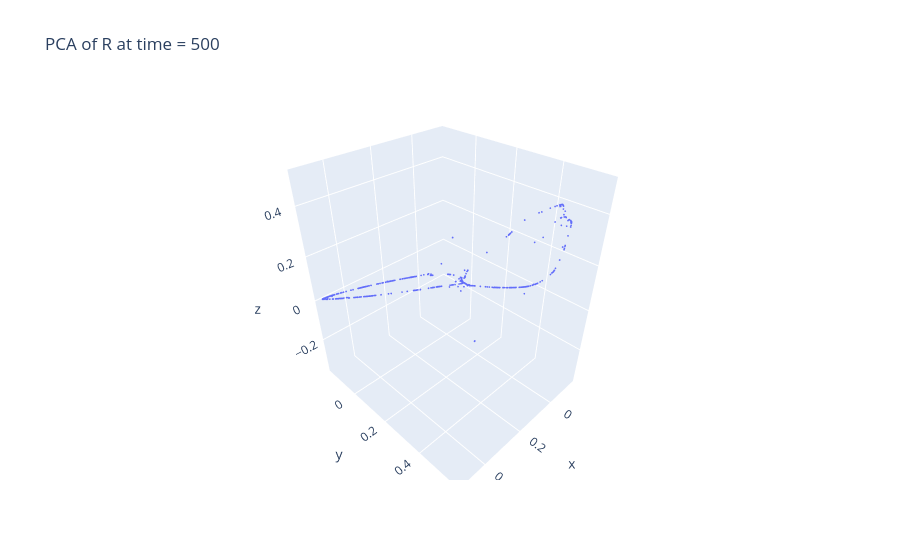

The code cell stored with this chart in its notebook:
### Code cell
fig = px.scatter_3d(
    title=f"PCA of R at time = {time}",
    x=R_proj_pca[:,0],
    y=R_proj_pca[:,1],
    z=R_proj_pca[:, 2],
    hover_name=np.arange(len(R_proj_pca)),
    size_max=5
)
fig.update_traces(marker_size=1)
fig.show()

### Figure 1 — Plotly figure (JSON) as saved in the notebook; plotly's stock layout.template omitted (floating-point values rounded to 4 significant figures; data arrays with more than 128 entries replaced by an {"elided": "..."} marker saying what was removed)
{"data": [{"hovertemplate": "<b>%{hovertext}</b><br><br>x=%{x}<br>y=%{y}<br>z=%{z}<extra></extra>", "hovertext": {"elided": "2501 float values"}, "legendgroup": "", "marker": {"color": "#636efa", "size": 1, "symbol": "circle"}, "mode": "markers", "name": "", "scene": "scene", "showlegend": false, "type": "scatter3d", "x": {"elided": "2501 float values"}, "y": {"elided": "2501 float values"}, "z": {"elided": "2501 float values"}}], "layout": {"legend": {"tracegroupgap": 0}, "scene": {"domain": {"x": [0, 1], "y": [0, 1]}, "xaxis": {"title": {"text": "x"}}, "yaxis": {"title": {"text": "y"}}, "zaxis": {"title": {"text": "z"}}}, "title": {"text": "PCA of R at time = 500"}}}
